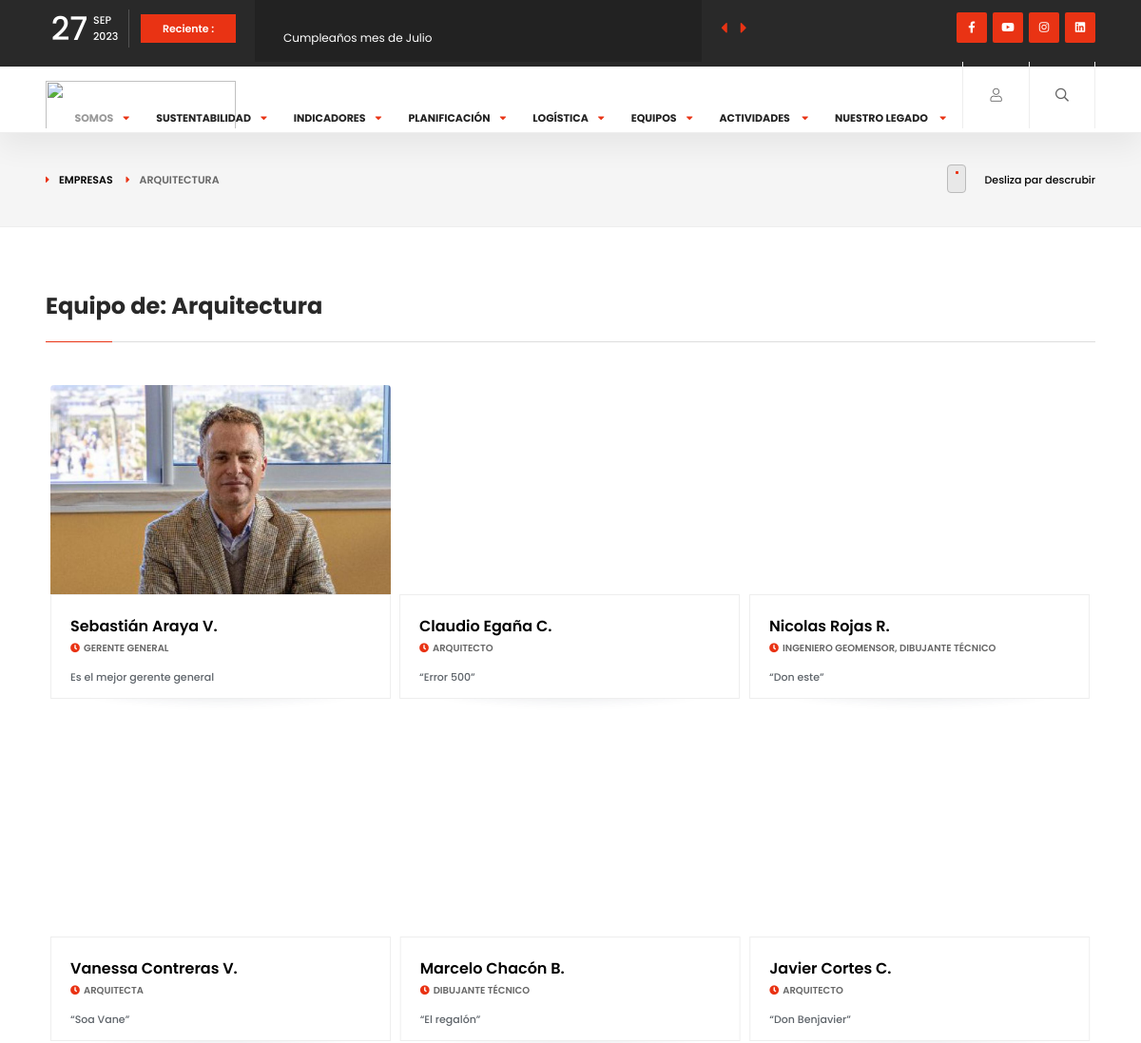
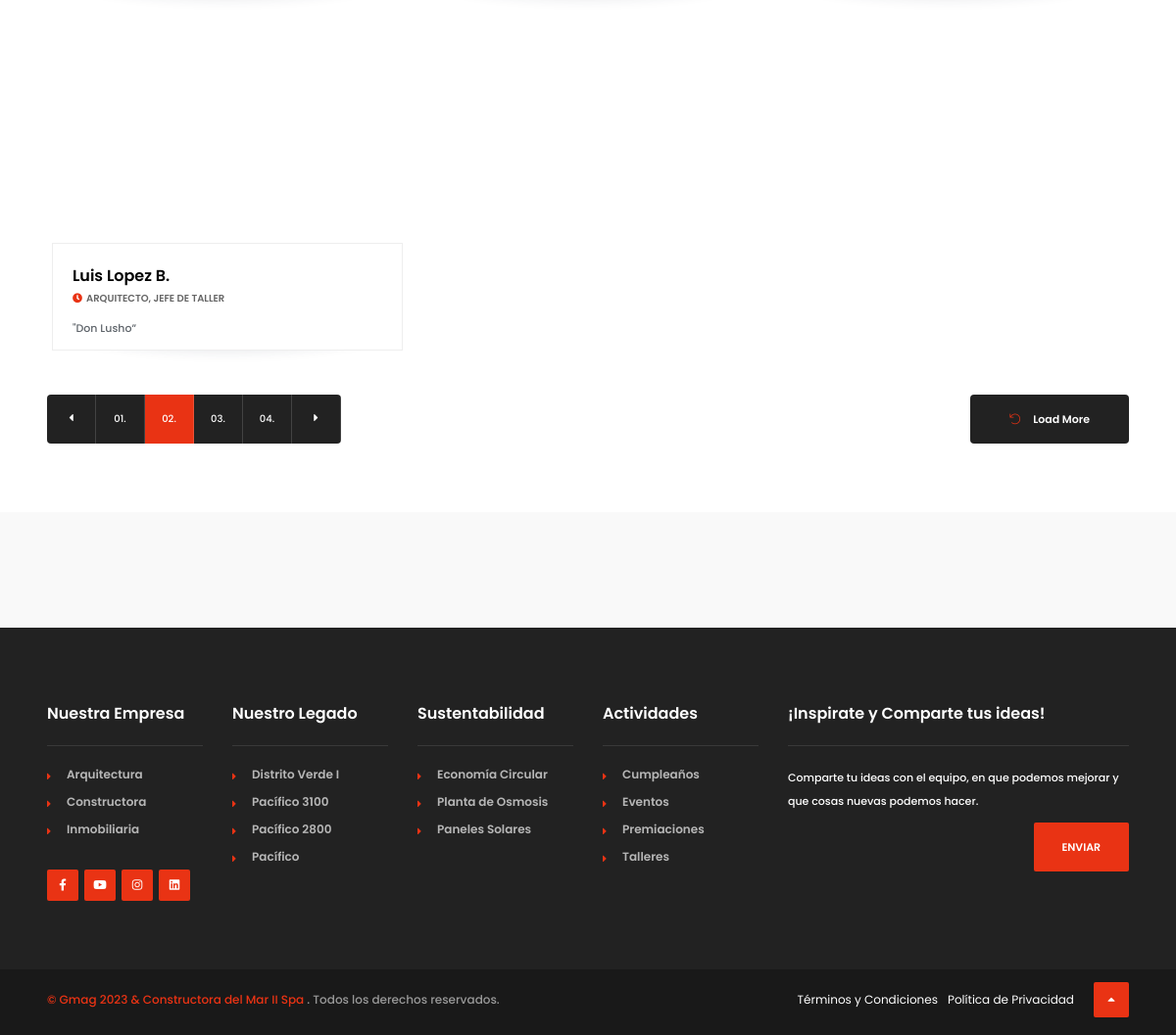
The page /integrantes_team/1/ on the database its author committed (2 pictures, top to bottom).
### contenido/models.py (models this page shows, shortened)
class Actividade(models.Model):
    categoria_actividad = models.CharField(verbose_name="Categoria Actividad", max_length=10, blank=False, null=False, choices=CAT_ACT_CHOISES,
                                              default=event)
    nombre_actividad = models.CharField(verbose_name="Actividad", max_length=80, blank=False,null=False)
    portada_actividad = models.ImageField(verbose_name="Portada", upload_to='actividades/portadas', null=True)
    fecha_actividad = models.DateField(verbose_name="Fecha Actividad", null=True)
    resegna_actividad = models.TextField(verbose_name="Reseña de la Actividad")
    mostrar_inicio = models.CharField(verbose_name="Mostrar en Inicio", max_length=10, blank=False, null=False, choices=SHOW_CHOISES,
                                              default=hide)
    is_active_actividad = models.CharField(verbose_name="Estado Actividad", max_length=10, blank=False, null=False, choices=IS_ACTIVE_CHOICES,
                                              default=is_active)
    class Meta:
        db_table = "actividad"

### blogapp/models.py (models this page shows, shortened)
class Equipos(models.Model):
    nombre = models.CharField(verbose_name="Nombre Equipo", max_length=100, blank=False, null=False)
    fotografia_equipo = models.ImageField(verbose_name="Foto Equipo", upload_to='equipos')
    descripcion = models.TextField(verbose_name="Descripción Equipo")
    frase = models.TextField(verbose_name='Frase del Equipo')
    per_frase = models.TextField(verbose_name='Persona')
    cargo_per = models.TextField(verbose_name='Cargo')
    class Meta:
        db_table = "equipos"

class Personas(models.Model):
    nombre = models.CharField(verbose_name="Nombre", max_length=100, blank=False, null=False)
    apellido = models.CharField(verbose_name="Apellido", max_length=100, blank=False, null=False)
    cargo = models.CharField(verbose_name="Cargo", max_length=100, blank=False, null=False)
    equipo = models.ForeignKey(Equipos,verbose_name="Equipo Asociado",  on_delete=models.CASCADE)
    resegna = models.TextField(verbose_name="Reseña")
    fotografia_persona = models.ImageField(verbose_name="Foto", upload_to='personas')
    correo = models.EmailField()
    telefono = models.CharField(verbose_name="Teléfono", max_length=12, blank=False, null=False)
    class Meta:
        db_table = "personas"

### blogapp/views.py (the view)
# urls.py: path('integrantes_team/<int:equipo_id>/', views.integrantes_team, name="Integrantes"),
def integrantes_team(request, equipo_id):
    personas = Personas.objects.filter(equipo=equipo_id)
    nombre_equipo = Equipos.objects.filter(id=equipo_id)
    data_common = datos_comunes()  # Diccionario global
    return render(request, "equipos/integrantes_comun.html", {'personas': personas,
                                                              'nombre_equipo': nombre_equipo,
                                                              **data_common})

### templates/equipos/integrantes_comun.html (shortened to what this page needs)
{% extends "pages/base.html" %}
{% load static %}
{% block contenido %}
<div class="breadcrumbs-header fl-wrap">
    <div class="container">
        <div class="breadcrumbs-header_url">
            <a href="#">Empresas</a>
            <span>Arquitectura</span>
        </div>
        <div class="scroll-down-wrap">
            <div class="mousey">
                <div class="scroller"></div>
            </div>
            <span>Desliza par descrubir</span>
        </div>
    </div>
</div>
<section>
    <div class="container">
        <div class="main-container fl-wrap">
            <div class="section-title">
                {% for parametro in nombre_equipo %}
                <h2>Equipo de: {{parametro.nombre}}</h2>
                {% endfor %}
            </div>
            <div class="grid-post-wrap gallery-items">
                {% for persona in personas %}
                <div class="gallery-item">
                    <div class="grid-post-item  bold_gpi  fl-wrap">
                        <div class="grid-post-media">
                            <img src="{{ persona.fotografia_persona.url }}" class="respimg" alt="">
                        </div>
                        <div class="grid-post-content">
                            <h3><a href="post-single.html">{{persona.nombre}} {{persona.apellido}}</a></h3>
                            <span class="post-date"><i class="far fa-clock"></i>{{persona.cargo}}</span>
                            <p>{{persona.resegna}}</p>
                        </div>
                    </div>
                </div>
                {% endfor %}
            </div>
            <div class="load-more_btn"><i class="fal fa-undo"></i>Load More</div>
            <div class="pagination">
                <a href="#" class="prevposts-link"><i class="fas fa-caret-left"></i></a>
                <a href="#">01.</a>
                <a href="#" class="current-page">02.</a>
                <a href="#">03.</a>
                <a href="#">04.</a>
                <a href="#" class="nextposts-link"><i class="fas fa-caret-right"></i></a>
            </div>
        </div>
    </div>
</section>
<div class="gray-bg ad-wrap fl-wrap">
    <div class="content-banner-wrap">
    </div>
</div>
{% endblock contenido %}

### templates/pages/base.html (shortened to what this page needs)
{% load static %}
<!DOCTYPE HTML>
<html lang="en">
<head>
    <link type="text/css" rel="stylesheet" href="{% static 'css/plugins.css' %}">
    <link type="text/css" rel="stylesheet" href="{% static 'css/style.css' %}">
    <link type="text/css" rel="stylesheet" href="{% static 'css/color.css'%}">
</head>
<body>
<div id="main">
    <header class="main-header">
        <div class="top-bar fl-wrap">
            <div class="container">
                <div class="date-holder">
                    <span class="date_num"></span>
                    <span class="date_mounth"></span>
                    <span class="date_year"></span>
                </div>
                <div class="header_news-ticker-wrap">
                    <div class="hnt_title">Reciente :</div>
                    <div class="header_news-ticker fl-wrap">
                        <ul>
                            {% for actividad in actividades%}
                            <li><a href="#">{{actividad.nombre_actividad}}</a></li>
                            {% endfor %}
                        </ul>
                    </div>
                    <div class="n_contr-wrap">
                        <div class="n_contr p_btn"><i class="fas fa-caret-left"></i></div>
                        <div class="n_contr n_btn"><i class="fas fa-caret-right"></i></div>
                    </div>
                </div>
                <ul class="topbar-social">
                    <li><a href="#" target="_blank"><i class="fab fa-facebook-f"></i></a></li>
                    <li><a href="#" target="_blank"><i class="fab fa-youtube"></i></a></li>
                    <li><a href="#" target="_blank"><i class="fab fa-instagram"></i></a></li>
                    <li><a href="#" target="_blank"><i class="fab fa-linkedin"></i></a></li>
                </ul>
            </div>
        </div>
        <div class="header-inner fl-wrap">
            <div class="container">
                <a href="{% url 'Home' %}" class="logo-holder"><img src="{% static 'images/newlogo.png' %}" alt=""></a>
                <div class="search_btn htact show_search-btn"><i class="far fa-search"></i> </div>
                <div class="srf_btn htact show-reg-form"><i class="fal fa-user"></i> <span class="header-tooltip">Sign In</span>
                </div>
                <div class="nav-holder main-menu">
                    <nav>
                        <ul>
                            <li>
                                <a href="#" class="act-link">Somos</a>
                            </li>
                            <li>
                                <a href="#">Sustentabilidad<i class="fas fa-caret-down"></i></a>
                            </li>
                            <li>
                                <a href="#">Indicadores<i class="fas fa-caret-down"></i></a>
                            </li>
                            <li>
                                <a href="#">Planificación<i class="fas fa-caret-down"></i></a>
                            </li>
                            <li>
                                <a href="#">Logística<i class="fas fa-caret-down"></i></a>
                            </li>
                            <li><a href="#">Equipos<i class="fas fa-caret-down"></i></a>
                            </li>
                            <li>
                                <a href="#">Actividades <i class="fas fa-caret-down"></i></a>
                            </li>
                            <li>
                                <a href="#">Nuestro Legado <i class="fas fa-caret-down"></i></a>
                            </li>
                        </ul>
                    </nav>
                </div>
            </div>
        </div>
    </header>
    <div id="wrapper">
        <div class="content">
            {% block contenido %}
            {% endblock contenido %}
        </div>
        <footer class="fl-wrap main-footer">
            <div class="container">
                <div class="footer-widget-wrap fl-wrap">
                    <div class="row">
                        <div class="col-md-2">
                            <div class="footer-widget">
                                <div class="footer-widget-title">Nuestra Empresa</div>
                                <div class="footer-widget-content">
                                    <div class="footer-list footer-box fl-wrap">
                                        <ul>
                                            <li><a href="#">Arquitectura</a></li>
                                            <li><a href="#">Constructora</a></li>
                                            <li><a href="#">Inmobiliaria</a></li>
                                        </ul>
                                    </div>
                                </div>
                                <div class="footer-social fl-wrap">
                                    <ul>
                                        <li><a href="https://www.facebook.com/icpacifico?mibextid=ZbWKwL"
                                               target="_blank"><i class="fab fa-facebook-f"></i></a></li>
                                        <li><a href="https://youtube.com/@ICPacifico?si=KJ89M2mSK5JeY9iA"
                                               target="_blank"><i class="fab fa-youtube"></i></a></li>
                                        <li><a href="https://instagram.com/costanerapacifico?igshid=NjIwNzIyMDk2Mg=="
                                               target="_blank"><i class="fab fa-instagram"></i></a></li>
                                        <li><a href="https://www.linkedin.com/company/inmobiliaria-costanera-pacifico/"
                                               target="_blank"><i class="fab fa-linkedin"></i></a></li>
                                    </ul>
                                </div>
                            </div>
                        </div>
                        <div class="col-md-2">
                            <div class="footer-widget">
                                <div class="footer-widget-title">Nuestro Legado</div>
                                <div class="footer-widget-content">
                                    <div class="footer-list footer-box fl-wrap">
                                        <ul>
                                            <li><a href="{% url 'Proyecto' 4 %}">Distrito Verde I</a></li>
                                            <li><a href="{% url 'Proyecto' 3 %}">Pacífico 3100</a></li>
                                            <li><a href="{% url 'Proyecto' 2 %}">Pacífico 2800</a></li>
                                            <li><a href="{% url 'Proyecto' 1 %}">Pacífico</a></li>
                                        </ul>
                                    </div>
                                </div>
                            </div>
                        </div>
                        <div class="col-md-2">
                            <div class="footer-widget">
                                <div class="footer-widget-title">Sustentabilidad</div>
                                <div class="footer-widget-content">
                                    <div class="footer-list footer-box fl-wrap">
                                        <ul>
                                            <li><a href="{% url 'Practica' 1 %}">Economía Circular</a></li>
                                            <li><a href="{% url 'Practica' 2 %}">Planta de Osmosis</a></li>
                                            <li><a href="{% url 'Practica' 3 %}">Paneles Solares</a></li>
                                        </ul>
                                    </div>
                                </div>
                            </div>
                        </div>
                        <div class="col-md-2">
                            <div class="footer-widget">
                                <div class="footer-widget-title">Actividades</div>
                                <div class="footer-widget-content">
                                    <div class="footer-list footer-box fl-wrap">
                                        <ul>
                                            <li><a href="{% url 'List_Cumples' %}">Cumpleaños</a></li>
                                            <li><a href="{% url 'List_Eventos' %}">Eventos</a></li>
                                            <li><a href="{% url 'List_Premiaciones' %}">Premiaciones</a></li>
                                            <li><a href="{% url 'List_Talleres' %}">Talleres</a></li>
                                        </ul>
                                    </div>
                                </div>
                            </div>
                        </div>
                        <div class="col-md-4">
                            <div class="footer-widget">
                                <div class="footer-widget-title">¡Inspirate y Comparte tus ideas!</div>
                                <div class="footer-widget-content">
                                    <div class="subcribe-form fl-wrap">
                                        <p>Comparte tu ideas con el equipo, en que podemos mejorar y que cosas nuevas
                                            podemos
                                            hacer.</p>
                                        <form method="post">
                                            <button type="submit" id="subscribe-button"
                                                    class="subscribe-button color-bg">Enviar
                                            </button>
                                        </form>
                                    </div>
                                </div>
                            </div>
                        </div>
                    </div>
                </div>
            </div>
            <div class="footer-bottom fl-wrap">
                <div class="container">
                    <div class="copyright"><span>&#169; Gmag 2023 & Constructora del Mar II Spa</span> . Todos los
                        derechos reservados.
                    </div>
                    <div class="to-top"><i class="fas fa-caret-up"></i></div>
                    <div class="subfooter-nav">
                        <ul>
                            <li><a href="#">Términos y Condiciones</a></li>
                            <li><a href="#">Política de Privacidad</a></li>
                        </ul>
                    </div>
                </div>
            </div>
        </footer>
    </div>
</div>
</body>
</html>

### rows shown on the page
Actividade: nombre_actividad "Cumpleaños mes de Julio"
Equipos: nombre "Arquitectura"
Personas: fotografia_persona (picture), nombre "Sebastián", apellido "Araya V.", cargo "GERENTE GENERAL", resegna "Es el mejor gerente general"
Personas: nombre "Claudio", apellido "Egaña C.", cargo "ARQUITECTO", resegna "“Error 500”"
Personas: nombre "Nicolas", apellido "Rojas R.", cargo "INGENIERO GEOMENSOR, DIBUJANTE TÉCNICO", resegna "“Don este”"
Personas: nombre "Vanessa", apellido "Contreras V.", cargo "ARQUITECTA", resegna "“Soa Vane”"
Personas: nombre "Marcelo", apellido "Chacón B.", cargo "DIBUJANTE TÉCNICO", resegna "“El regalón”"
Personas: nombre "Javier", apellido "Cortes C.", cargo "ARQUITECTO", resegna "“Don Benjavier”"
Personas: nombre "Luis", apellido "Lopez B.", cargo "ARQUITECTO, JEFE DE TALLER", resegna "\"Don Lusho”"
